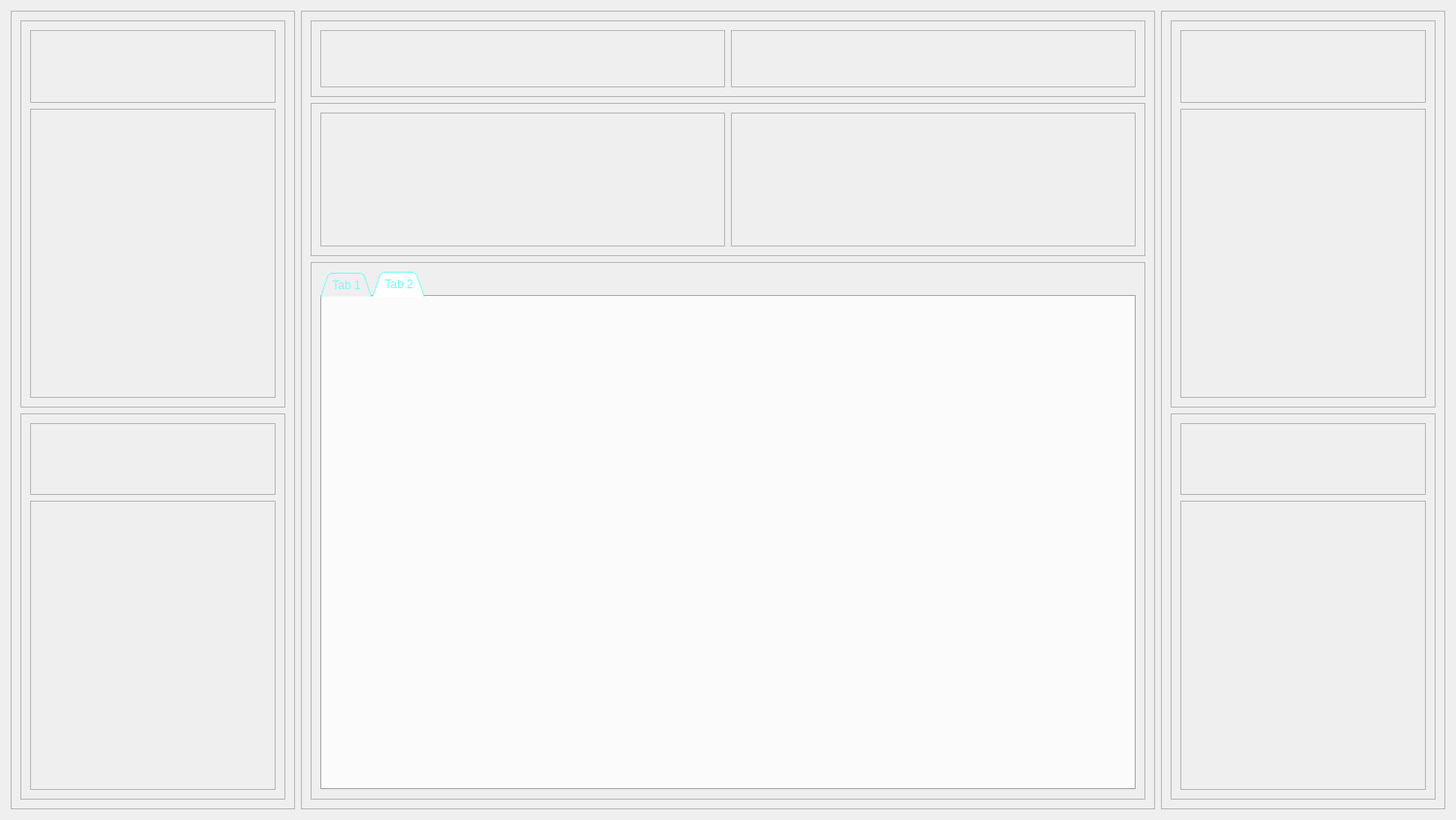
<?xml version="1.0" encoding="UTF-8"?>
<ui version="4.0">
 <class>frmViewMain</class>
 <widget class="QWidget" name="frmViewMain">
  <property name="geometry">
   <rect>
    <x>0</x>
    <y>0</y>
    <width>1500</width>
    <height>845</height>
   </rect>
  </property>
  <property name="windowTitle">
   <string>Form</string>
  </property>
  <layout class="QGridLayout" name="gridLayout" columnstretch="2,6,2">
   <item row="0" column="0">
    <widget class="QFrame" name="frame">
     <property name="styleSheet">
      <string notr="true">border-image: url(:/image/FrameData.png);
</string>
     </property>
     <property name="frameShape">
      <enum>QFrame::StyledPanel</enum>
     </property>
     <property name="frameShadow">
      <enum>QFrame::Raised</enum>
     </property>
     <layout class="QGridLayout" name="gridLayout_2">
      <item row="0" column="0">
       <widget class="QFrame" name="frame_7">
        <property name="autoFillBackground">
         <bool>false</bool>
        </property>
        <property name="styleSheet">
         <string notr="true"/>
        </property>
        <property name="frameShape">
         <enum>QFrame::StyledPanel</enum>
        </property>
        <property name="frameShadow">
         <enum>QFrame::Raised</enum>
        </property>
        <layout class="QVBoxLayout" name="verticalLayout_5" stretch="2,8">
         <item>
          <widget class="QFrame" name="frame_16">
           <property name="styleSheet">
            <string notr="true">border-image: url(:/image/blankdata.png);</string>
           </property>
           <property name="frameShape">
            <enum>QFrame::StyledPanel</enum>
           </property>
           <property name="frameShadow">
            <enum>QFrame::Raised</enum>
           </property>
          </widget>
         </item>
         <item>
          <widget class="QFrame" name="frame_20">
           <property name="styleSheet">
            <string notr="true">border-image: url(:/image/blankdata.png);</string>
           </property>
           <property name="frameShape">
            <enum>QFrame::StyledPanel</enum>
           </property>
           <property name="frameShadow">
            <enum>QFrame::Raised</enum>
           </property>
          </widget>
         </item>
        </layout>
       </widget>
      </item>
      <item row="1" column="0">
       <widget class="QFrame" name="frame_8">
        <property name="styleSheet">
         <string notr="true">/*QFrame {
    border-width: 2px;
	border-top-width:1px;
    border-style: solid;
    border-color: darkblue;
}
*/</string>
        </property>
        <property name="frameShape">
         <enum>QFrame::StyledPanel</enum>
        </property>
        <property name="frameShadow">
         <enum>QFrame::Raised</enum>
        </property>
        <layout class="QVBoxLayout" name="verticalLayout_6" stretch="2,8">
         <item>
          <widget class="QFrame" name="frame_21">
           <property name="styleSheet">
            <string notr="true">border-image: url(:/image/blankdata.png);</string>
           </property>
           <property name="frameShape">
            <enum>QFrame::StyledPanel</enum>
           </property>
           <property name="frameShadow">
            <enum>QFrame::Raised</enum>
           </property>
          </widget>
         </item>
         <item>
          <widget class="QFrame" name="frame_22">
           <property name="styleSheet">
            <string notr="true">border-image: url(:/image/blankdata.png);</string>
           </property>
           <property name="frameShape">
            <enum>QFrame::StyledPanel</enum>
           </property>
           <property name="frameShadow">
            <enum>QFrame::Raised</enum>
           </property>
          </widget>
         </item>
        </layout>
       </widget>
      </item>
     </layout>
    </widget>
   </item>
   <item row="0" column="1">
    <widget class="QFrame" name="frame_2">
     <property name="autoFillBackground">
      <bool>false</bool>
     </property>
     <property name="styleSheet">
      <string notr="true">border-image: url(:/image/FrameData.png);
</string>
     </property>
     <property name="frameShape">
      <enum>QFrame::StyledPanel</enum>
     </property>
     <property name="frameShadow">
      <enum>QFrame::Raised</enum>
     </property>
     <layout class="QGridLayout" name="gridLayout_4" rowstretch="1,2,7">
      <item row="0" column="0">
       <widget class="QFrame" name="frame_15">
        <property name="styleSheet">
         <string notr="true">border-image: url(:/image/blankdata.png);</string>
        </property>
        <property name="frameShape">
         <enum>QFrame::StyledPanel</enum>
        </property>
        <property name="frameShadow">
         <enum>QFrame::Raised</enum>
        </property>
        <property name="lineWidth">
         <number>1</number>
        </property>
        <property name="midLineWidth">
         <number>0</number>
        </property>
        <layout class="QHBoxLayout" name="horizontalLayout_7" stretch="5,5">
         <item>
          <widget class="QFrame" name="frame_19">
           <property name="frameShape">
            <enum>QFrame::StyledPanel</enum>
           </property>
           <property name="frameShadow">
            <enum>QFrame::Plain</enum>
           </property>
           <property name="lineWidth">
            <number>0</number>
           </property>
          </widget>
         </item>
         <item>
          <widget class="QFrame" name="frame_18">
           <property name="frameShape">
            <enum>QFrame::StyledPanel</enum>
           </property>
           <property name="frameShadow">
            <enum>QFrame::Raised</enum>
           </property>
          </widget>
         </item>
        </layout>
       </widget>
      </item>
      <item row="1" column="0">
       <widget class="QFrame" name="frame_11">
        <property name="styleSheet">
         <string notr="true">border-image: url(:/image/blankdata.png);</string>
        </property>
        <property name="frameShape">
         <enum>QFrame::StyledPanel</enum>
        </property>
        <property name="frameShadow">
         <enum>QFrame::Raised</enum>
        </property>
        <layout class="QHBoxLayout" name="horizontalLayout_6">
         <item>
          <widget class="QFrame" name="frame_13">
           <property name="frameShape">
            <enum>QFrame::StyledPanel</enum>
           </property>
           <property name="frameShadow">
            <enum>QFrame::Raised</enum>
           </property>
          </widget>
         </item>
         <item>
          <widget class="QFrame" name="frame_14">
           <property name="frameShape">
            <enum>QFrame::StyledPanel</enum>
           </property>
           <property name="frameShadow">
            <enum>QFrame::Raised</enum>
           </property>
          </widget>
         </item>
        </layout>
       </widget>
      </item>
      <item row="2" column="0">
       <widget class="QFrame" name="frame_12">
        <property name="styleSheet">
         <string notr="true">border-image: url(:/image/blankdata.png);</string>
        </property>
        <property name="frameShape">
         <enum>QFrame::StyledPanel</enum>
        </property>
        <property name="frameShadow">
         <enum>QFrame::Raised</enum>
        </property>
        <property name="lineWidth">
         <number>1</number>
        </property>
        <layout class="QGridLayout" name="gridLayout_3">
         <item row="0" column="0">
          <widget class="QTabWidget" name="tabWidget">
           <property name="styleSheet">
            <string notr="true">color: rgba(117,255,246,100%); </string>
           </property>
           <property name="tabPosition">
            <enum>QTabWidget::North</enum>
           </property>
           <property name="tabShape">
            <enum>QTabWidget::Triangular</enum>
           </property>
           <property name="currentIndex">
            <number>1</number>
           </property>
           <property name="elideMode">
            <enum>Qt::ElideNone</enum>
           </property>
           <widget class="QWidget" name="tab">
            <attribute name="title">
             <string>Tab 1</string>
            </attribute>
           </widget>
           <widget class="QWidget" name="tab_2">
            <attribute name="title">
             <string>Tab 2</string>
            </attribute>
           </widget>
          </widget>
         </item>
        </layout>
       </widget>
      </item>
     </layout>
    </widget>
   </item>
   <item row="0" column="2">
    <widget class="QFrame" name="frame_3">
     <property name="styleSheet">
      <string notr="true">border-image: url(:/image/FrameData.png);
</string>
     </property>
     <property name="frameShape">
      <enum>QFrame::StyledPanel</enum>
     </property>
     <property name="frameShadow">
      <enum>QFrame::Raised</enum>
     </property>
     <layout class="QGridLayout" name="gridLayout_5">
      <item row="0" column="0">
       <widget class="QFrame" name="frame_10">
        <property name="autoFillBackground">
         <bool>false</bool>
        </property>
        <property name="styleSheet">
         <string notr="true"/>
        </property>
        <property name="frameShape">
         <enum>QFrame::StyledPanel</enum>
        </property>
        <property name="frameShadow">
         <enum>QFrame::Raised</enum>
        </property>
        <layout class="QVBoxLayout" name="verticalLayout_8" stretch="2,8">
         <item>
          <widget class="QFrame" name="frame_26">
           <property name="styleSheet">
            <string notr="true">border-image: url(:/image/blankdata.png);</string>
           </property>
           <property name="frameShape">
            <enum>QFrame::StyledPanel</enum>
           </property>
           <property name="frameShadow">
            <enum>QFrame::Raised</enum>
           </property>
          </widget>
         </item>
         <item>
          <widget class="QFrame" name="frame_27">
           <property name="styleSheet">
            <string notr="true">border-image: url(:/image/blankdata.png);</string>
           </property>
           <property name="frameShape">
            <enum>QFrame::StyledPanel</enum>
           </property>
           <property name="frameShadow">
            <enum>QFrame::Raised</enum>
           </property>
          </widget>
         </item>
        </layout>
       </widget>
      </item>
      <item row="1" column="0">
       <widget class="QFrame" name="frame_9">
        <property name="styleSheet">
         <string notr="true">/*QFrame {
    border-width: 2px;
	border-top-width:1px;
    border-style: solid;
    border-color: darkblue;
}
*/</string>
        </property>
        <property name="frameShape">
         <enum>QFrame::StyledPanel</enum>
        </property>
        <property name="frameShadow">
         <enum>QFrame::Raised</enum>
        </property>
        <layout class="QVBoxLayout" name="verticalLayout_7" stretch="2,8">
         <item>
          <widget class="QFrame" name="frame_24">
           <property name="styleSheet">
            <string notr="true">border-image: url(:/image/blankdata.png);</string>
           </property>
           <property name="frameShape">
            <enum>QFrame::StyledPanel</enum>
           </property>
           <property name="frameShadow">
            <enum>QFrame::Raised</enum>
           </property>
          </widget>
         </item>
         <item>
          <widget class="QFrame" name="frame_25">
           <property name="styleSheet">
            <string notr="true">border-image: url(:/image/blankdata.png);</string>
           </property>
           <property name="frameShape">
            <enum>QFrame::StyledPanel</enum>
           </property>
           <property name="frameShadow">
            <enum>QFrame::Raised</enum>
           </property>
          </widget>
         </item>
        </layout>
       </widget>
      </item>
     </layout>
    </widget>
   </item>
  </layout>
 </widget>
 <resources/>
 <connections/>
</ui>
